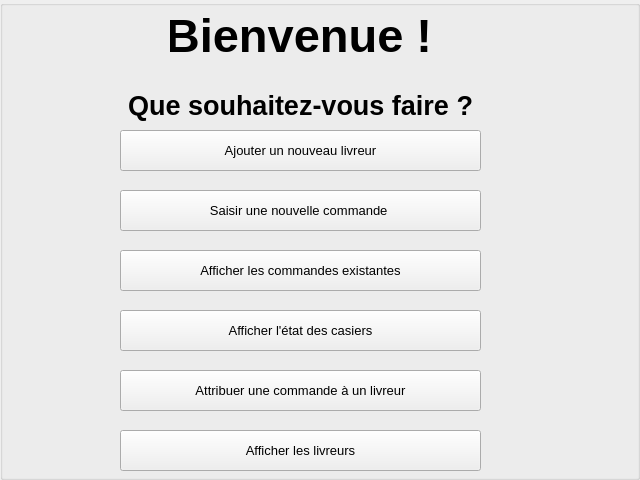
<?xml version="1.0" encoding="UTF-8"?>
<ui version="4.0">
 <class>MainPage</class>
 <widget class="QMainWindow" name="MainPage">
  <property name="geometry">
   <rect>
    <x>0</x>
    <y>0</y>
    <width>640</width>
    <height>480</height>
   </rect>
  </property>
  <property name="windowTitle">
   <string>MainWindow</string>
  </property>
  <widget class="QWidget" name="centralwidget">
   <widget class="QGroupBox" name="groupBox">
    <property name="geometry">
     <rect>
      <x>0</x>
      <y>0</y>
      <width>640</width>
      <height>480</height>
     </rect>
    </property>
    <property name="title">
     <string/>
    </property>
    <widget class="QLabel" name="label_title">
     <property name="geometry">
      <rect>
       <x>170</x>
       <y>0</y>
       <width>271</width>
       <height>71</height>
      </rect>
     </property>
     <property name="font">
      <font>
       <pointsize>35</pointsize>
       <bold>true</bold>
      </font>
     </property>
     <property name="styleSheet">
      <string notr="true"/>
     </property>
     <property name="text">
      <string>Bienvenue ! </string>
     </property>
     <property name="alignment">
      <set>Qt::AlignmentFlag::AlignCenter</set>
     </property>
    </widget>
    <widget class="QLabel" name="label_title_2">
     <property name="geometry">
      <rect>
       <x>120</x>
       <y>80</y>
       <width>361</width>
       <height>51</height>
      </rect>
     </property>
     <property name="font">
      <font>
       <pointsize>20</pointsize>
       <bold>true</bold>
      </font>
     </property>
     <property name="styleSheet">
      <string notr="true"/>
     </property>
     <property name="text">
      <string>Que souhaitez-vous faire ?</string>
     </property>
     <property name="alignment">
      <set>Qt::AlignmentFlag::AlignCenter</set>
     </property>
    </widget>
    <widget class="QPushButton" name="pushButton_ajout_livreur">
     <property name="geometry">
      <rect>
       <x>120</x>
       <y>130</y>
       <width>361</width>
       <height>41</height>
      </rect>
     </property>
     <property name="font">
      <font>
       <pointsize>10</pointsize>
      </font>
     </property>
     <property name="text">
      <string>Ajouter un nouveau livreur</string>
     </property>
    </widget>
    <widget class="QPushButton" name="pushButton_new_commande">
     <property name="geometry">
      <rect>
       <x>120</x>
       <y>190</y>
       <width>361</width>
       <height>41</height>
      </rect>
     </property>
     <property name="font">
      <font>
       <pointsize>10</pointsize>
      </font>
     </property>
     <property name="text">
      <string>Saisir une nouvelle commande </string>
     </property>
    </widget>
    <widget class="QPushButton" name="pushButton_afficher_etat_casier">
     <property name="geometry">
      <rect>
       <x>120</x>
       <y>310</y>
       <width>361</width>
       <height>41</height>
      </rect>
     </property>
     <property name="font">
      <font>
       <pointsize>10</pointsize>
      </font>
     </property>
     <property name="text">
      <string>Afficher l'état des casiers</string>
     </property>
    </widget>
    <widget class="QPushButton" name="pushButton_attribuer_commande_livreur">
     <property name="geometry">
      <rect>
       <x>120</x>
       <y>370</y>
       <width>361</width>
       <height>41</height>
      </rect>
     </property>
     <property name="font">
      <font>
       <pointsize>10</pointsize>
      </font>
     </property>
     <property name="text">
      <string>Attribuer une commande à un livreur</string>
     </property>
    </widget>
    <widget class="QPushButton" name="pushButton_afficher_commande">
     <property name="geometry">
      <rect>
       <x>120</x>
       <y>250</y>
       <width>361</width>
       <height>41</height>
      </rect>
     </property>
     <property name="font">
      <font>
       <pointsize>10</pointsize>
      </font>
     </property>
     <property name="text">
      <string>Afficher les commandes existantes</string>
     </property>
    </widget>
    <widget class="QPushButton" name="pushButton_ajout_livreur_2">
     <property name="geometry">
      <rect>
       <x>120</x>
       <y>430</y>
       <width>361</width>
       <height>41</height>
      </rect>
     </property>
     <property name="font">
      <font>
       <pointsize>10</pointsize>
      </font>
     </property>
     <property name="text">
      <string>Afficher les livreurs</string>
     </property>
    </widget>
   </widget>
  </widget>
 </widget>
 <resources/>
 <connections/>
</ui>
